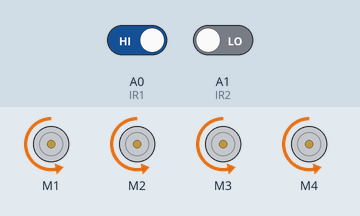
The sketch below on a simulated Arduino Uno, built with avr-gcc and run on an emulated ATmega328P. On the bench: 4 × DC motor (green arrow = forward, orange = backward, longer = faster). The inputs (shaded band) are chosen by the test bench; at power-on: A1 (IR2) LOW, A0 (IR1) HIGH. What the sketch prints to the serial monitor is not drawn.

Above: at 0.7 s.
1.8 s: A1 (IR2) driven HIGH
At 3.6 s:
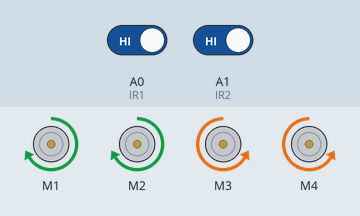
6.1 s: A1 (IR2) driven LOW
9.6 s: A0 (IR1) driven LOW
At 9.6 s:
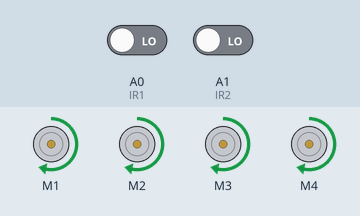
11.6 s: A0 (IR1) driven HIGH
At 12.4 s:
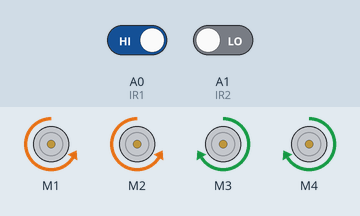
Timing chart, 0 to 16.2 s (numbered marks = the images above; inputs shaded):
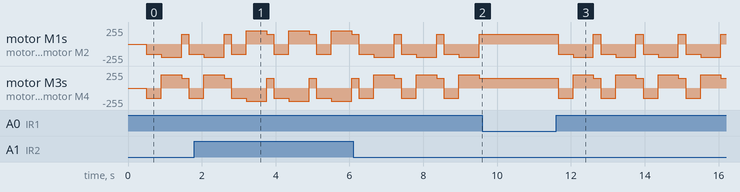

Measured:
- after the input at 9.6 s, motor M1–4: stops changing and stays forward 150/255
- after the input at 11.6 s, motor M1, motor M2: forward 150/255 → backward 150/255 after 0.06 s, then repeats every 1.2 s: backward 200/255 0.55 s, forward 150/255 0.20 s, backward 150/255 0.40 s
- by itself, motor M1, motor M2: repeats every 1.2 s: forward 150/255 0.20 s, backward 150/255 0.40 s, forward 200/255 0.55 s
- by itself, motor M3, motor M4: repeats every 1.2 s: forward 150/255 0.20 s, backward 150/255 0.40 s, backward 200/255 0.55 s

The sketch:

Edge_Avoiding_Robot_Code.ino
```cpp
#include<AFMotor.h>

#define IR1 A0
#define IR2 A1
#define led 9


AF_DCMotor motor1(1, MOTOR12_1KHZ); //DC motor on M1 with 1KHz pwm
AF_DCMotor motor2(2, MOTOR12_1KHZ); //DC motor on M2 with 1KHz pwm
AF_DCMotor motor3(3, MOTOR34_1KHZ); //DC motor on M3 with 1KHz pwm
AF_DCMotor motor4(4, MOTOR34_1KHZ); //DC motor on M4 with 1KHz pwm


int Speed = 100;

void setup() {
  Serial.begin(9600);      // set up Serial library at 9600 bps
  motor1.setSpeed(Speed); // set the motor1 speed between 0 and 255
  motor2.setSpeed(Speed); //  set the motor2 speed between 0 and 255
  motor3.setSpeed(Speed); // set the motor3 speed between 0 and 255
  motor4.setSpeed(Speed); //set the  motor4 speed between 0 and 255
  pinMode(IR1, INPUT);
  pinMode(IR2, INPUT);
  delay(500);
}

void loop()
{
  int SenrightV = digitalRead(IR1);
  int SenleftV = digitalRead(IR2);
  Serial.print("Sensor 1 value:");
  Serial.print(SenrightV);
  Serial.println("");
  Serial.print("Sensor 2 value:");
  Serial.print(SenleftV);

  if (SenrightV == LOW && SenleftV == LOW)
  {
    digitalWrite(led, LOW);
    forward();
  }

  if (SenrightV == HIGH && SenleftV == HIGH)
  {
    digitalWrite(led, HIGH);
    back();
    delay(400);
    right();
    delay(550);
    forward();
    delay(200);
  }
  if (SenrightV == LOW && SenleftV == HIGH)
  {
    digitalWrite(led, HIGH);
    back();
    delay(400);
    right();
    delay(550);
    forward();
    delay(200);
  }
  if (SenrightV == HIGH && SenleftV == LOW)
  {
    digitalWrite(led, HIGH);
    back();
    delay(400);
    left();
    delay(550);
    forward();
    delay(200);
  }

}

void forward()
{
  motor1.setSpeed(150); //Define maximum Speed
  motor1.run(FORWARD); //rotate the motor clockwise
  motor2.setSpeed(150); //Define maximum Speed
  motor2.run(FORWARD); //rotate the motor clockwise
  motor3.setSpeed(150);//Define maximum Speed
  motor3.run(FORWARD); //rotate the motor clockwise
  motor4.setSpeed(150);//Define maximum Speed
  motor4.run(FORWARD); //rotate the motor clockwise
}

void back()
{
  motor1.setSpeed(150); //Define maximum Speed
  motor1.run(BACKWARD); //rotate the motor anti-clockwise
  motor2.setSpeed(150); //Define maximum Speed
  motor2.run(BACKWARD); //rotate the motor anti-clockwise
  motor3.setSpeed(150); //Define maximum Speed
  motor3.run(BACKWARD); //rotate the motor anti-clockwise
  motor4.setSpeed(150); //Define maximum Speed
  motor4.run(BACKWARD); //rotate the motor anti-clockwise
}

void left()
{
  motor1.setSpeed(200); //Define maximum Speed
  motor1.run(BACKWARD); //rotate the motor anti-clockwise
  motor2.setSpeed(200); //Define maximum Speed
  motor2.run(BACKWARD); //rotate the motor anti-clockwise
  motor3.setSpeed(200); //Define maximum Speed
  motor3.run(FORWARD);  //rotate the motor clockwise
  motor4.setSpeed(200); //Define maximum Speed
  motor4.run(FORWARD);  //rotate the motor clockwise
}

void right()
{
  motor1.setSpeed(200); //Define maximum Speed
  motor1.run(FORWARD); //rotate the motor clockwise
  motor2.setSpeed(200); //Define maximum Speed
  motor2.run(FORWARD); //rotate the motor clockwise
  motor3.setSpeed(200); //Define maximum Speed
  motor3.run(BACKWARD); //rotate the motor anti-clockwise
  motor4.setSpeed(200); //Define maximum Speed
  motor4.run(BACKWARD); //rotate the motor anti-clockwise
}
```
